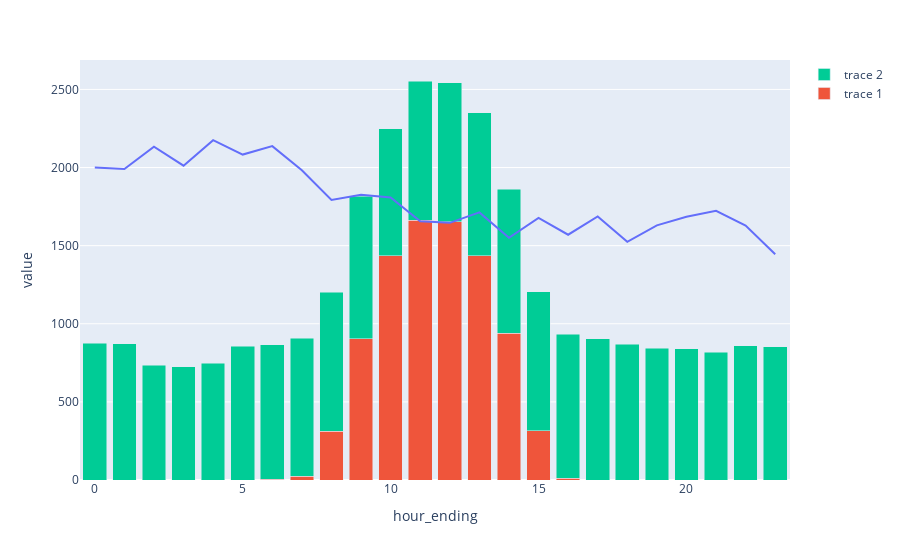

Notebook cell for this chart:
### Code cell
fig = px.line(load, x="hour_ending", y="value")
fig.add_bar(x=load_wind_solar["hour_ending"], y=load_wind_solar["tot_solar"])
fig.add_bar(x=load_wind_solar["hour_ending"], y=load_wind_solar["tot_wind"])
fig.update_layout(barmode='stack')
fig.show()

### Figure 1 — Plotly figure (JSON) as saved in the notebook; plotly's stock layout.template omitted (floating-point values rounded to 4 significant figures)
{"data": [{"hovertemplate": "hour_ending=%{x}<br>value=%{y}<extra></extra>", "legendgroup": "", "line": {"color": "#636efa", "dash": "solid"}, "marker": {"symbol": "circle"}, "mode": "lines", "name": "", "orientation": "v", "showlegend": false, "type": "scatter", "x": [0, 1, 2, 3, 4, 5, 6, 7, 8, 9, 10, 11, 12, 13, 14, 15, 16, 17, 18, 19, 20, 21, 22, 23], "xaxis": "x", "y": [2000, 1991, 2133, 2012, 2175, 2083, 2137, 1982, 1793, 1826, 1809, 1656, 1646, 1713, 1550, 1678, 1570, 1687, 1525, 1630, 1685, 1723, 1629, 1445], "yaxis": "y"}, {"type": "bar", "x": [0, 1, 2, 3, 4, 5, 6, 7, 8, 9, 10, 11, 12, 13, 14, 15, 16, 17, 18, 19, 20, 21, 22, 23], "y": [0, 0, 0, 0, 0, 0, 3.29, 22.92, 312.4, 904.3, 1435.0, 1662, 1653.0, 1435.0, 938.4, 314.9, 10.79, 0, 0, 0, 0, 0, 0, 0]}, {"type": "bar", "x": [0, 1, 2, 3, 4, 5, 6, 7, 8, 9, 10, 11, 12, 13, 14, 15, 16, 17, 18, 19, 20, 21, 22, 23], "y": [873.8, 872.0, 734.7, 725.9, 747.2, 857.5, 862.1, 883.3, 889.1, 911.9, 814.6, 891.9, 890.8, 914.8, 922.3, 890.1, 922.6, 905.4, 869.0, 844.5, 840.2, 818.4, 858.7, 852.4]}], "layout": {"barmode": "stack", "legend": {"tracegroupgap": 0}, "margin": {"t": 60}, "xaxis": {"anchor": "y", "domain": [0, 1], "title": {"text": "hour_ending"}}, "yaxis": {"anchor": "x", "domain": [0, 1], "title": {"text": "value"}}}}
